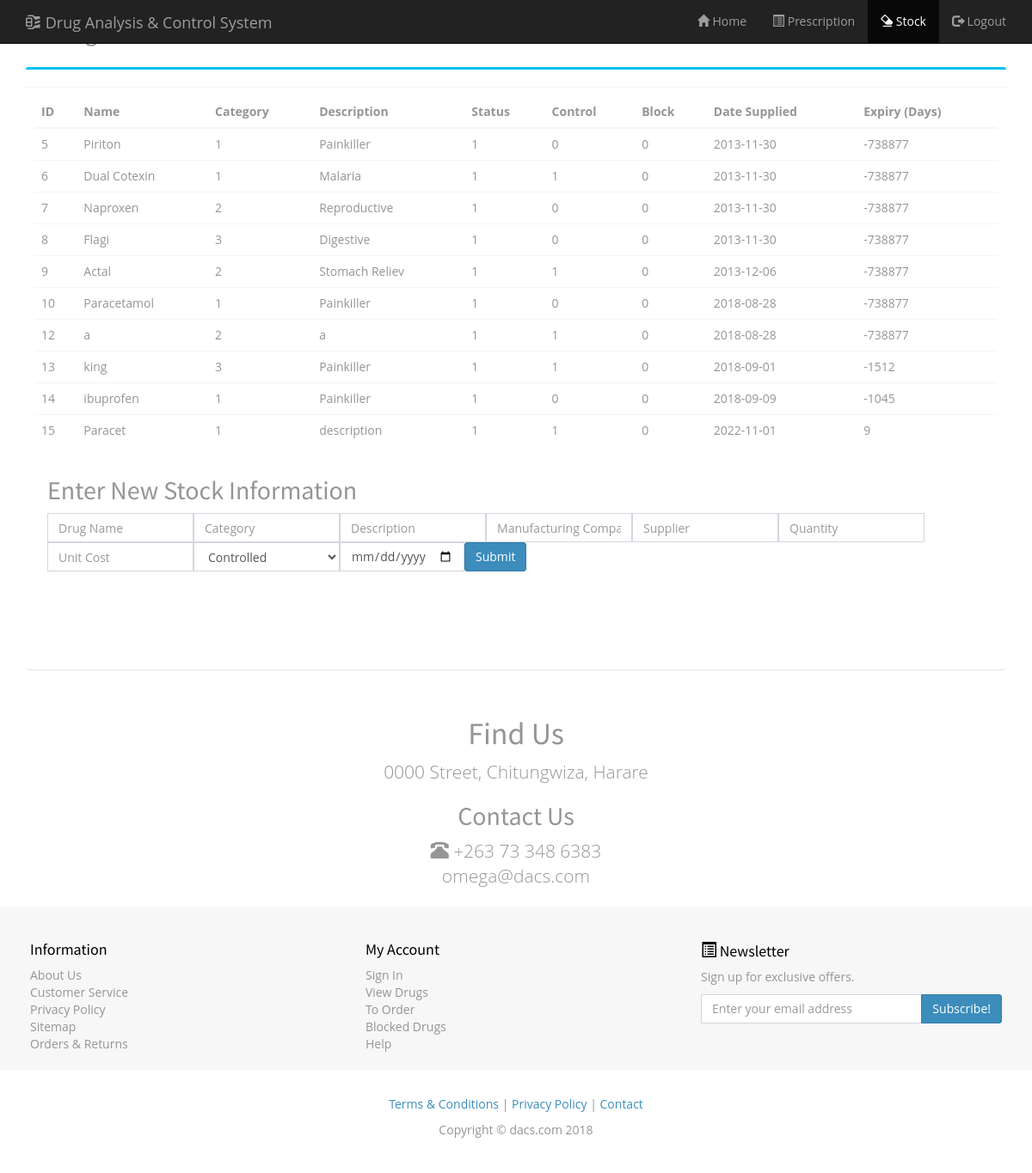
Page /old/Resources/op_2/stock_pharmacist.php (signed in) on the committed database.
### tables this page shows
CREATE TABLE `stock` (
  `stock_id` tinyint(5) NOT NULL,
  `drug_name` varchar(20) NOT NULL,
  `category` int(11) NOT NULL,
  `description` varchar(50) NOT NULL,
  `supplier` int(11) NOT NULL,
  `quantity` decimal(10,0) NOT NULL,
  `total` int(11) NOT NULL,
  `cost` decimal(10,0) NOT NULL,
  `price` decimal(10,2) NOT NULL,
  `status` int(11) NOT NULL DEFAULT 1,
  `controlled` int(11) NOT NULL,
  `Blocked` int(11) NOT NULL,
  `date_supplied` date NOT NULL,
  `expiry` date NOT NULL
);

### old/Resources/op_2/stock_pharmacist.php (the view, shortened to what this page needs)
<!DOCTYPE html>
<html>
<head>
<link href="css/bootstrap.min.css" rel="stylesheet">
        <link href="css/custom.css" rel="stylesheet">
<link rel="stylesheet" href="css/AdminLTE.min.css">
        <link rel="stylesheet" href="css/main.css"/>
        <link rel="stylesheet" href="css/bgimg.css"/>
        <link rel="stylesheet" href="css/bgimg-nosocial.css"/>
</head>
<body>
<div id="content">
<nav class="navbar navbar-inverse navbar-fixed-top" role="navigation">
        <div class="container">
            <div class="navbar-header">
                <a class="navbar-brand" href="home.php">
                    <span class="glyphicon glyphicon-compressed"></span>
                    Drug Analysis & Control System
                </a>
            </div>
            <div class="collapse navbar-collapse" id="navbar">
                <ul class="nav navbar-nav navbar-right">
			<li ><a href="pharmacist.php"><span class="glyphicon glyphicon-home"></span> Home</a></li>
			<li><a href="prescription.php"><span class="glyphicon glyphicon-list-alt"></span> Prescription</a></li>
			<li class="active"><a href="stock_pharmacist.php"><span class="glyphicon glyphicon-erase"></span> Stock</a></li>
			<li><a href="logout.php"><span class="glyphicon glyphicon-log-out"></span> Logout</a></li>
		</ul>
            </div>
        </div>
    </nav>
<div class="container">
    <h2>Manage Stock</h2>
<section class="content">
        <div class="row">
        <div class="box box-info">
        <div class="box-header with-border">
            <div class="box-tools pull-right">
                <button type="button" class="btn btn-box-tool" data-widget="collapse"><i class="fa fa-minus"></i>
                </button>
                <button type="button" class="btn btn-box-tool" data-widget="remove"><i class="fa fa-times"></i></button>
              </div>
        </div>
          <div class="box-body">
            <div class="table-responsive">
		<?php
        $result = mysql_query("SELECT * FROM stock")
                or die(mysql_error());
        echo "<table class='table no-margin'>";
         echo "<thead><tr><th>ID</th><th>Name</th><th>Category</th><th>Description</th><th>Status </th><th>Control</th><th>Block</th><th>Date Supplied</th><th>Expiry (Days) </th></tr><thead>";
        while($row = mysql_fetch_array( $result )) {
                echo "<tr>";
                 echo '<td>' . $row['stock_id'] . '</td>';
                echo '<td>' . $row['drug_name'] . '</td>';
				echo '<td>' . $row['category'] . '</td>';
				echo '<td>' . $row['description'] . '</td>';
				echo '<td>' . $row['status'] . '</td>';
                echo '<td>' . $row['controlled'] . '</td>';
                echo '<td>' . $row['Blocked'] . '</td>';
				echo '<td>' . $row['date_supplied'] . '</td>';
                $i =0;
                do {
                    $tempdate = $row['expiry'];
                    $date1 = strtotime($tempdate);
                    $date2 = strtotime("now");
                    $diff = $date1 - $date2;
                    $finaldate = floor($diff/(60*60*24));
                    echo '<td>' .$finaldate. '</td>';
                    $i++;
                } while ($i <= 0);?>
				<?php
		 }
        echo "</table>";
?>
        </div>
        <div id="content_2" class="content">
        <h2>Enter New Stock Information</h2>
			<form name="myform" onsubmit="return validateForm(this);" action="stock_pharmacist.php" method="post" >
                <div class = "input-group"  >
				<tr><td align="center"><input name="drug_name" class="form-control" type="text" style="width:170px" placeholder="Drug Name" required="required" id="drug_name" /></td></tr>
				<tr><td align="center"><input name="category" class="form-control" type="text" style="width:170px" placeholder="Category" required="required" id="category"/></td></tr>
				<tr><td align="center"><input name="description" class="form-control" type="text" style="width:170px" placeholder="Description" required="required" id="description" /></td></tr>
				<tr><td align="center"><input name="company" class="form-control" type="text" style="width:170px" placeholder="Manufacturing Company"  required="required" id="company" /></td></tr>
				<tr><td align="center"><input name="supplier" class="form-control" type="text" style="width:170px" placeholder="Supplier" required="required" id="supplier" /></td></tr>
				<tr><td align="center"><input name="quantity" class="form-control" type="text" style="width:170px" placeholder="Quantity" required="required" id="quantity" /></td></tr>
				<tr><td align="center"><input name="cost" class="form-control" type="text" style="width:170px" placeholder="Unit Cost" required="required" id="cost" /></td></tr>
				<tr><td align="center"><input class="btn btn-primary" name="submit" type="submit" value="Submit" id="submit"/></td></tr>
                <tr>
                    <td >
                            <select class="form-control" name="control" id="control" style="width:170px">
                                <option>Controlled</option>
                            </select>
                    </td>
                </tr>
                <tr><td align="center"><input name="expiry" class="form-control" type="date" style="width:145px" placeholder="Unit Cost" required="required" id="expiry" /></td></tr>
                </div>
		</form>
        </div>
    </div>
</section>
</div>
<footer>
        <h1 class="text-center">Find Us</h1>
            <div class="container">
                <div class="row">
                    <div class="col-sm-12 footer-info-item text-center">
                        <p class="lead">
                            0000  Street, Chitungwiza, Harare
                        </p>
                        <h2>Contact Us</h2>
                        <p class="lead"><span class="glyphicon glyphicon-phone-alt"></span> +263 73 348 6383<br>
                        omega@dacs.com</p>
                    </div>
                </div>
            </div>
        <div class="footer-info">
            <div class="container">
                <div class="row">
                    <div class="col-sm-4 footer-info-item">
                        <h3>Information</h3>
                        <ul class="list-unstyled">
                            <li><a href="#">About Us</a></li>
                            <li><a href="#">Customer Service</a></li>
                            <li><a href="#">Privacy Policy</a></li>
                            <li><a href="#">Sitemap</a></li>
                            <li><a href="#">Orders &amp; Returns</a></li>
                        </ul>
                    </div>
                    <div class="col-sm-4 footer-info-item">
                        <h3>My Account</h3>
                        <ul class="list-unstyled">
                            <li><a href="#">Sign In</a></li>
                            <li><a href="#">View Drugs</a></li>
                            <li><a href="#">To Order</a></li>
                            <li><a href="#">Blocked Drugs</a></li>
                            <li><a href="#">Help</a></li>
                        </ul>
                    </div>
                    <div class="col-sm-4 footer-info-item">
                        <h3><span class="glyphicon glyphicon-list-alt"></span> Newsletter</h3>
                        <p>Sign up for exclusive offers.</p>
                        <div class="input-group">
                            <input type="email" class="form-control" placeholder="Enter your email address">
                            <span class="input-group-btn">
                                <button class="btn btn-primary" type="button">
                                    Subscribe!
                                </button>
                            </span>
                        </div>
                    </div>
                </div>
            </div>
        </div>
        <div class="small-print">
            <div class="container">
                <p><a href="#">Terms &amp; Conditions</a> | <a href="#">Privacy Policy</a> | <a href="#">Contact</a></p>
                <p>Copyright &copy; dacs.com 2018 </p>
            </div>
        </div>
    </footer>
</div>
</body>
</html>

### old/Resources/op_2/css/custom.css (style rules this page uses)
body { padding-top: 50px; color: #959595; }
.footer-info { padding: 20px 0; background: #f7f7f7; }
.footer-info, .footer-info a:link, .footer-info a:hover, .footer-info a:focus, .footer-info a:visited { color: #959595; }
.footer-info h3 { color: black; font-size: 18px; }
.footer-info-item { padding: 0px 20px; }
footer .small-print { background-color: #fff; padding: 30px 0; text-align: center; }
a { color: orange; text-decoration: none; }
.btn-primary { color: #fff; background-color: orange; border-color: orange; }

### old/Resources/op_2/css/main.css (style rules this page uses)
body { font-family: "open sans", "segoe ui"; font-size: 14px; margin: 0; padding: 0; }
a { transition: background .3s; }

### rows in the picture
stock: stock_id "5", drug_name "Piriton", category "1", description "Painkiller", status "1", controlled "0", Blocked "0", date_supplied "2013-11-30"
stock: stock_id "6", drug_name "Dual Cotexin", category "1", description "Malaria", status "1", controlled "1", Blocked "0", date_supplied "2013-11-30"
stock: stock_id "7", drug_name "Naproxen", category "2", description "Reproductive", status "1", controlled "0", Blocked "0", date_supplied "2013-11-30"
stock: stock_id "8", drug_name "Flagi", category "3", description "Digestive", status "1", controlled "0", Blocked "0", date_supplied "2013-11-30"
stock: stock_id "9", drug_name "Actal", category "2", description "Stomach Reliev", status "1", controlled "1", Blocked "0", date_supplied "2013-12-06"
stock: stock_id "10", drug_name "Paracetamol", category "1", description "Painkiller", status "1", controlled "0", Blocked "0", date_supplied "2018-08-28"
stock: stock_id "12", drug_name "a", category "2", description "a", status "1", controlled "1", Blocked "0", date_supplied "2018-08-28"
stock: stock_id "13", drug_name "king", category "3", description "Painkiller", status "1", controlled "1", Blocked "0", date_supplied "2018-09-01"
stock: stock_id "14", drug_name "ibuprofen", category "1", description "Painkiller", status "1", controlled "0", Blocked "0", date_supplied "2018-09-09"
stock: stock_id "15", drug_name "Paracet", category "1", description "description", status "1", controlled "1", Blocked "0", date_supplied "2022-11-01"
